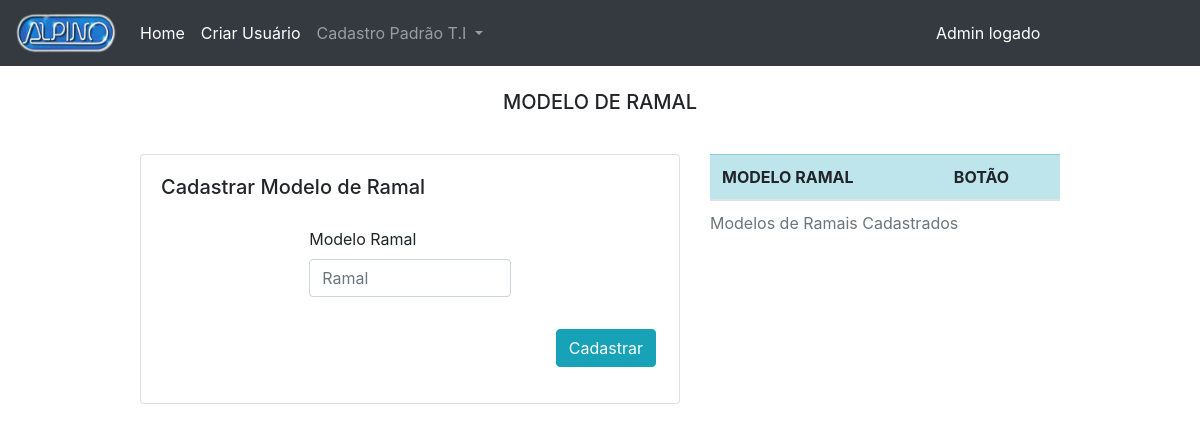
Page /public/pags/admin/registerStandard/registerModelRamal.php on the earlier database version.
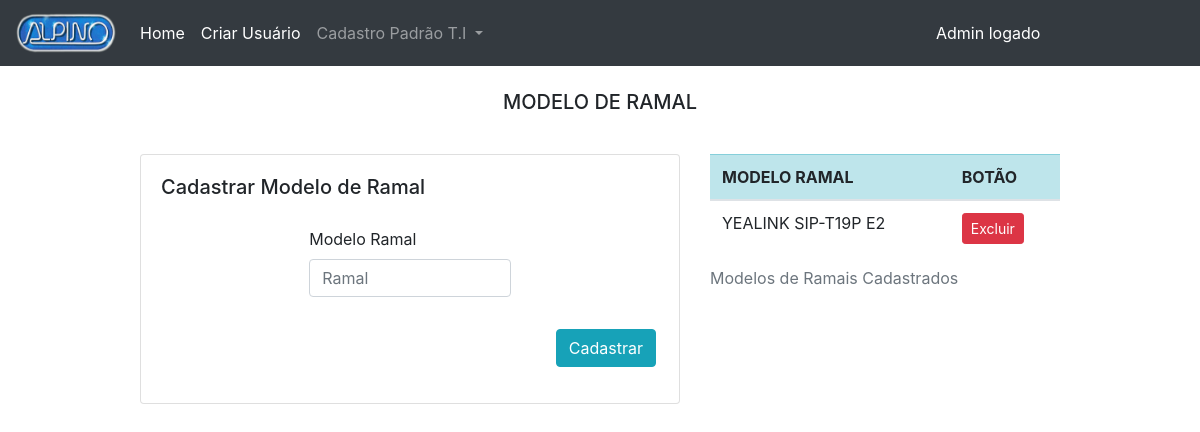
Same page on the later database version.
### tables this page shows
CREATE TABLE `modelo_ramal` (
  `id` int(10) UNSIGNED NOT NULL,
  `modelo_ramal` varchar(45) NOT NULL
);

### public/pags/admin/registerStandard/registerModelRamal.php (the view, shortened to what this page needs)
<?php
    include_once("../../../../src/config/conexaodb.php");
    $coleta = mysqli_query($conn, "SELECT * FROM modelo_ramal order by modelo_ramal asc");
?>
<html lang="pt-br">
<head>
    <link rel="stylesheet" href="../../../../node_modules/bootstrap/dist/css/bootstrap.css">
</head>
<body>
    <?php
        include_once '../include/nav_register.php';
    ?>
    <div class="container">
        <div class="row">
            <div class="col">
                <div class="py-3 text-center">
                    <h5 class="display-5 m-2">MODELO DE RAMAL</h5>
                </div>
            </div>
        </div>
        <div class="row justify-content-center">
            <div class="col-md-6">
                <div class="py-3">
                    <div class="card">
                        <div class="card-body">
                            <h5 class="card-title">Cadastrar Modelo de Ramal</h5>
                            <div class="row">
                                <div class="col">
                                    <form action="../../../../src/db/admin/modeloRamal/insert.php" method="POST">
                                        <div class="form-row justify-content-center">
                                            <div class="form-group col-md-5">
                                                <label for="inputModelRamal" class="pt-3">Modelo Ramal</label>
                                                <input type="text" name="inputModelRamal" class="form-control" placeholder="Ramal">
                                            </div>
                                        </div>
                                        <div class="pt-3">
                                            <div class="form-row justify-content-end">
                                                <button type="submit" class="btn btn-info mr-2">Cadastrar</button>
                                            </div>
                                        </div>
                                    </form>
                                </div>
                            </div>
                        </div>
                    </div>
                </div>
            </div>
            <div class="col-md-4">
                <div class="py-3">
                    <table class="table">
                        <caption>Modelos de Ramais Cadastrados</caption>
                        <thead>
                            <tr class="table-info">
                                <th scope="col">MODELO RAMAL</th>
                                <th scope="col">BOTÃO</th>
                            </tr>
                        </thead>
                        <tbody>
                            <?php while($linha = mysqli_fetch_assoc($coleta)) { ?>
                            <tr>
                                <td>
                                    <?php echo $linha['modelo_ramal']; ?>
                                </td>
                                <td>
                                    <a href="../../../../src/db/admin/modeloRamal/delete.php?id=<?php echo $linha['id']; ?>">
                                        <button type="button" class="btn btn-danger btn-sm">Excluir</button>
                                    </a>
                                </td>
                            </tr>
                            <?php } ?>
                        </tbody>
                    </table>
                </div>
            </div>
        </div>
    </div>
</body>
</html>

Differences in the rows shown:
added modelo_ramal: modelo_ramal "YEALINK SIP-T19P E2"
